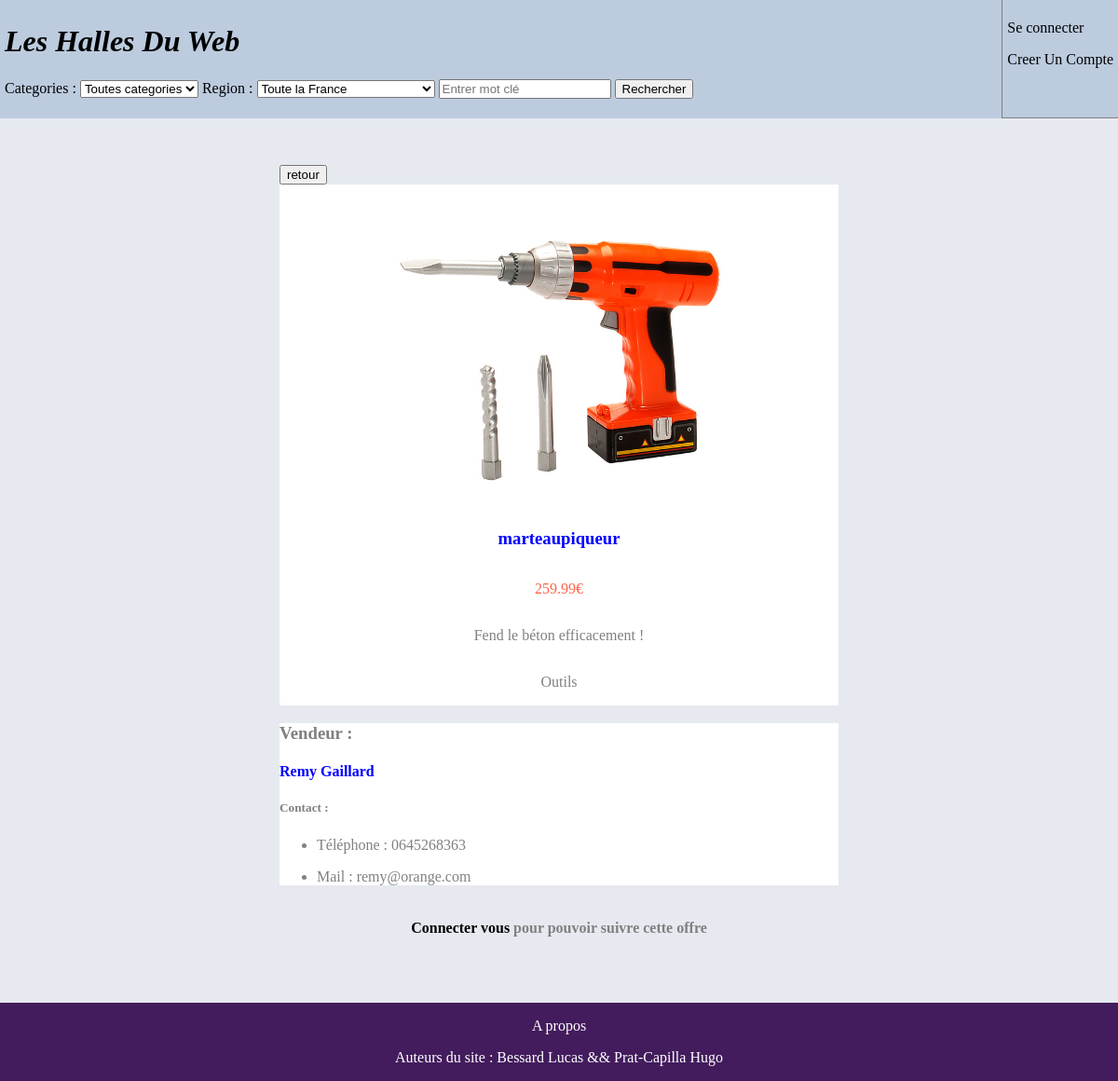
Screenshot of /controleur/offre.ctrl.php?ref=4 with the database file from the repository.
### tables this page shows
CREATE TABLE categorie (
id INTEGER PRIMARY KEY,
intitule TEXT,
pere INTEGER,
FOREIGN KEY (pere) REFERENCES categorie(id)
);

CREATE TABLE utilisateur (
identifiant INTEGER PRIMARY KEY,
nomUser TEXT,
prenomUser TEXT,
age INTEGER,
mdp TEXT,
region TEXT,
mail TEXT,
telephone TEXT,
FOREIGN KEY (region) REFERENCES region(nom)
);

### controleur/offre.ctrl.php (called while the page is built, shortened)
<?php
    require_once('../model/model.class.php');
    require_once('../model/model.classDAO.php');
    $config = parse_ini_file('../config/config.ini');
    if (isset($_GET['firstId'])) {
      $firstId = $_GET['firstId'];
    } else {
      $firstId = 0;
    }
    if (isset($_GET['ref'])) {
      $ref = $_GET['ref'];
      $offre = $dao->getOffre($ref);
    } else {
      $offre = $dao->getOffre(1);
      $ref = 1;
    }
    if (isset($_GET['r'])) {
      $reg = $_GET['r'];
    } else {
      $reg = "Toute";
    }
    if (isset($_GET['c'])) {
      $cate = $_GET['c'];
    } else {
      $cate = "Toute";
    }
    if (isset($_GET['rec'])) {
      $rec = $_GET['rec'];
    } else {
      $rec = "";
    }
    $intCat = $dao->getIntCat($ref);
    $estConnecter = (isset($_SESSION['utilisateur']));
    $vendeur = $dao->getVendeur($offre->__get('id'));
    include('../view/vueOffre.view.php');
?>

### model/model.classDAO.php (called while the page is built, shortened)
<?php
require_once("../model/model.class.php");
$dao = new DAO();
class DAO{
    private $db;
    function __construct(){
      try {
      $config = parse_ini_file('../config/config.ini');
      $path = $config['database_path'];
      $this->db = new PDO("sqlite:$path");
      }
    catch (PDOException $e){
    die("erreur de connexion a la database: ".$e->getMessage());
    }
  }
function getIntCat($ref) {
  $req = "SELECT intitule FROM categorie WHERE id = (SELECT categorie FROM offre WHERE ref = $ref)";
  try{
      if($d = $this->db->query($req)){
        $intCat=$d->fetch();
      }
    }catch(Exception $e){
      echo "error au niveau du getCat".$e;
      return NULL;
    }
    return $intCat[0];
}
function getOffre($ref) {
  $req = "SELECT * FROM offre WHERE ref = $ref";
  try{
      if($d = $this->db->query($req)){
        $offre=$d->fetchAll(PDO::FETCH_CLASS,'Offre');
      }
    }catch(Exception $e){
      echo "error au niveau du searchORC".$e;
      return NULL;
    }
    return $offre[0];
}
function getVendeur($id) {
  $req = "SELECT * FROM utilisateur WHERE identifiant = $id";
  try{
      if($d = $this->db->query($req)){
        $vendeur=$d->fetchAll(PDO::FETCH_CLASS,'Utilisateur');
      }
    }catch(Exception $e){
      echo "error au niveau du searchORC".$e;
      return NULL;
    }
    return $vendeur[0];
}
}
 ?>

### model/model.class.php (called while the page is built, shortened)
<?php
class Offre{
public function __get(string $property) {
    return $this->$property;
  }
}
class Utilisateur {
    public function __get(string $property) {
        return $this->$property;
      }
}
 ?>

### view/vueOffre.view.php (the view, shortened to what this page needs)
<!DOCTYPE html>
<html lang="en" dir="ltr">
  <head>
    <link rel="stylesheet" href="../view/style/offre.style.css">
  </head>
  <body>
    <?php include('../controleur/header.ctrl.php'); ?>
    <nav>
      <div class="Option">
        <form action=<?php if(isset($_GET['fromC'])){print("\"../controleur/compte.ctrl.php\"");} else {print("\"../controleur/recherche.ctrl.php?firstId=$firstId&c=$cate&r=$reg&rec=$rec\"");}?> method="post">
          <input type="submit" value="retour">
        </form>
      </div>
      <div class="Offre">
        <img src="<?php echo $config['img_path']."/".$offre->__get('photo') ?>" alt="">
        <h3><?php echo $offre->__get('intitule') ?></h3>
        <p class="prix"><?php echo $offre->__get('prix') ?>€</p>
        <p><?php echo $offre->__get('caracteristique') ?></p>
        <p class="Categorie"><?php echo $intCat ?></p>
      </div>
      <div class="Vendeur">
        <h3>Vendeur<?php if($estVendeurConnecter) print(" (Vous) "); ?> :</h3>
        <h4><?php print($vendeur->prenomUser." ".$vendeur->nomUser);?></h4>
        <h5>Contact :</h5>
        <ul>
          <li><p>Téléphone : <?php echo $vendeur->__get('telephone') ?></p></li>
          <li><p>Mail : <?php echo $vendeur->__get('mail') ?></p></li>
        </ul>
      </div>
      <div class="OptionSuivis">
      <?php if($estConnecter && $_SESSION['utilisateur']->__get('identifiant') != $offre->__get('id')){ ?>
        <?php if($estSuivis){ ?>
          <form action="<?php if(isset($_GET['fromC'])){print($_SERVER['PHP_SELF']."?ref=".$ref."&fromC=1");} else {print($_SERVER['PHP_SELF']."?ref=".$ref."&firstId=$firstId&c=$cate&r=$reg");} ?>" method="post">
            <input name="arSuivis" type="submit" value="Arreter de suivre">
          </form>
        <?php } else { ?>
          <form action="<?php if(isset($_GET['fromC'])){print($_SERVER['PHP_SELF']."?ref=".$ref."&fromC=1");} else {print($_SERVER['PHP_SELF']."?ref=".$ref."&firstId=$firstId&c=$cate&r=$reg");} ?>" method="post">
            <input name="suivre" type="submit" value="Suivre offre">
          </form>
        <?php } ?>
      <?php } elseif (!$estConnecter) { ?>
        <h4><a href="../controleur/connection.ctrl.php">Connecter vous</a> pour pouvoir suivre cette offre</h4>
      <?php } ?>
    </div>
    </nav>
    <?php include('footer.view.php'); ?>
  </body>
</html>

### view/style/offre.style.css (style rules this page uses)
nav { margin-right: auto; margin-left: auto; width: 50%; background-color: #e6e9f0; }
a { text-decoration: none; color: black; }
nav .Offre { text-align: center; }
nav img { max-width: 350px; max-height: 350px; }
nav div { color: gray; font-style: normal; text-decoration: none; height: auto; margin-right: auto; margin-left: auto; background-color: #e6e9f0; background-color: white; }
nav div.Offre h3 { color: blue; }
nav h4 { color: blue; font-style: normal; text-decoration: none; }
nav div.Option { background-color: #e6e9f0; display: flex; flex-direction: row; justify-content: space-between; }
nav div.OptionSuivis { background-color: #e6e9f0; display: flex; flex-direction: row; justify-content: space-around; }
nav div.OptionSuivis h4 { color: gray; }
.Offre { display: flex; flex-direction: column; justify-content:flex-start; }
.Offre img { align-self: center; }
.prix { color: tomato; }
body { background-color: #e6e9f0; height: 100vh; margin: 0px; padding: 0px; display: flex; flex-direction: column; justify-content: space-between; }

### rows the page displays
categorie: intitule "Outils"
utilisateur: prenomUser "Remy", nomUser "Gaillard"

### other values shown
$offre->__get('intitule') "marteaupiqueur"
$offre->__get('prix') "259.99"
$offre->__get('caracteristique') "Fend le béton efficacement !"
$vendeur->__get('telephone') "0645268363"
$vendeur->__get('mail') "remy@orange.com"
